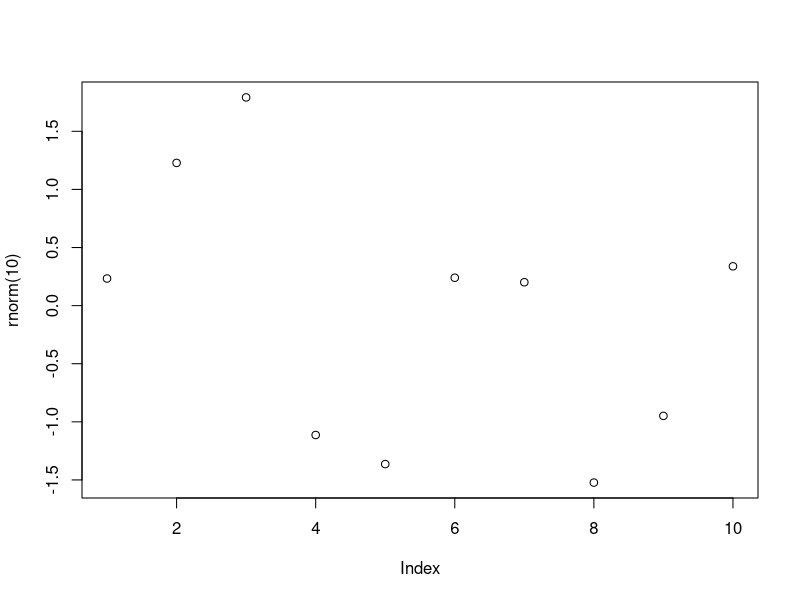

Write R code to recreate this figure.
## ---- chunk 1
knitr::opts_chunk$set(tidy = F)

knitr::knit_hooks$set(source = function(x, options){
  if (!is.null(options$verbatim) && options$verbatim){
    opts = gsub(",\\s*verbatim\\s*=\\s*TRUE\\s*", "", options$params.src)
    bef = sprintf('\n\n    ```{r %s}\n', opts, "\n")
    stringr::str_c(
      bef, 
      knitr:::indent_block(paste(x, collapse = '\n'), "    "), 
      "\n    ```\n"
    )
  } else {
    stringr::str_c("\n\n```", tolower(options$engine), "\n", 
      paste(x, collapse = '\n'), "\n```\n\n"
    )
  }
})
## ---- chunk 2
rnorm(10)
## ---- chunk 3
plot(rnorm(10))
